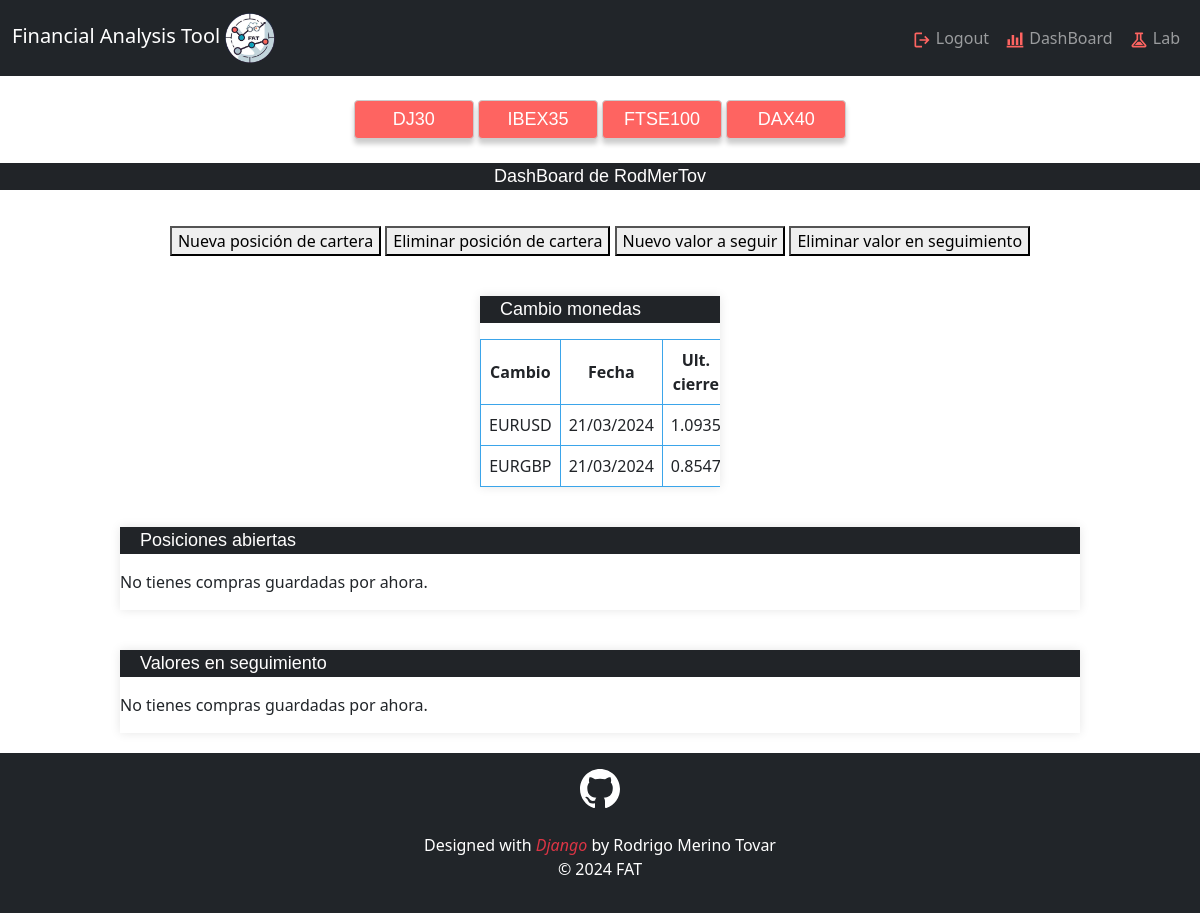
The app's page /dashboard/ (signed in) with its own data.
### Analysis/models.py (models this page shows, shortened)
class CambioMoneda(models.Model):
    id = models.AutoField(primary_key=True)
    ticker_forex = models.TextField(db_column='Ticker_forex')
    date = models.DateField(db_column='Date')
    ultimo_cierre = models.FloatField(db_column='Ultimo_cierre')
    objects = models.Manager()
    class Meta:
        managed = True

### DashBoard/views.py (the view, shortened to what this page needs)
# urls.py: path('dashboard/', dashboard, name="dashboard"),
@login_required
def dashboard(request):
    usuario = request.user.username
    compras_usuario = StockComprado.objects.filter(usuario=request.user)
    seguimiento_usuario = StockSeguimiento.objects.filter(usuario=request.user)
    eur_usd = CambioMoneda.objects.filter(ticker_forex='EURUSD')
    eur_gbp = CambioMoneda.objects.filter(ticker_forex='EURGBP')
    monedas = CambioMoneda.objects.all()
    if compras_usuario.exists() and seguimiento_usuario.exists():
        evol_cartera, evol_total = _evolucion_cartera(compras_usuario)
        stocks_en_seg = _stocks_en_seguimiento(seguimiento_usuario)
        context = {
            "usuario": usuario,
            "comprasUsuario": compras_usuario,
            "eur_usd": eur_usd[0].ultimo_cierre,
            "eur_gbp": eur_gbp[0].ultimo_cierre,
            "monedas": monedas,
            "evolCartera": evol_cartera,
            "evolTotal": evol_total,
            "seguimientoUsuario": seguimiento_usuario,
            "stocksEnSeg": stocks_en_seg,
            "comTieneDatos": True,
            "segTieneDatos": True,
        }
    else:
        context = {
            "usuario": usuario,
            "monedas": monedas,
            "comTieneDatos": False,
            "segTieneDatos": False,
        }
    return render(request, "dashboard.html", context)

### DashBoard/templates/dashboard.html (shortened to what this page needs)
{% extends 'base.html' %}
{% load static %}
{% block content %}
{% include 'includes/_botones_cabecera.html' %}
<link rel="stylesheet" type="text/css" href="{% static 'css/estilos_dashboard.css' %}">
<div>
    <br><p class="cabecera">DashBoard de {{ usuario }}</p>
</div>
<div class="fila">
    <div class="columna">
        {% include 'includes/_botones.html' %}
    </div>
</div>
<div class="fila">
    <div class="columna">
        {% include 'includes/_cambio_monedas.html' %}
    </div>
</div>
<div class="fila">
    <div class="columna">
        {% include 'includes/_evol_cartera.html' %}
    </div>
</div>
<div class="fila">
    <div class="columna">
        {% include 'includes/_en_seguimiento.html' %}
    </div>
</div>
{% endblock %}

### DashBoard/templates/includes/_cambio_monedas.html (shortened to what this page needs)
<div class="caja" style="width: 20%;">
    <p class="barra">Cambio monedas</p>
    <table>
        <thead>
            <tr>
                <th>Cambio</th>
                <th>Fecha</th>
                <th>Ult. cierre</th>
            </tr>
        </thead>
        <tbody>
            {% for moneda in monedas %}
                <tr>
                    <td>{{ moneda.ticker_forex }}</td>
                    <td>{{ moneda.date|date:"d/m/Y" }}</td>
                    <td>{{ moneda.ultimo_cierre|floatformat:4 }}</td>
                </tr>
            {% endfor %}
        </tbody>
    </table>
</div>

### static/css/estilos_base.css (style rules this page uses)
body { display: flex; flex-direction: column; min-height: 100vh; margin: 0; }

### static/css/estilos_dashboard.css (style rules this page uses)
.cabecera { background-color: #212428; color: #FFFEFE; font-size: 18px; font-family: 'Arial', sans-serif; text-align: center; }
.barra { width: 100%; background-color: #212428; color: #FFFEFE; font-size: 18px; font-family: 'Arial', sans-serif; padding-left: 20px; }
.fila { display: flex; flex-wrap: wrap; margin: 0 -15px; justify-content: center; }
.columna { flex: 1; padding: 0 15px; }
.caja { margin: 20px auto; overflow: hidden; box-shadow: 0 0 10px rgba(0, 0, 0, 0.1); }

### DashBoard/templates/includes/_cambio_monedas.html (style rules this page uses)
table { border-collapse: collapse; }
th, td { border: 1px solid #3BA5EA; padding: 8px; text-align: center; background-color: white; color: #212428; }

### DashBoard/templates/includes/_evol_cartera.html (style rules this page uses)
table { width: 100%; border-collapse: collapse; }
th, td { border: 1px solid #3BA5EA; padding: 8px; text-align: center; background-color: white; color: #212428; }

### DashBoard/templates/includes/_en_seguimiento.html (style rules this page uses)
table { width: 100%; border-collapse: collapse; }
th, td { border: 1px solid #3BA5EA; padding: 8px; text-align: center; background-color: white; color: #212428; }

### records on screen
CambioMoneda: ticker_forex "EURUSD", date "21/03/2024", ultimo_cierre "1.0935"
CambioMoneda: ticker_forex "EURGBP", date "21/03/2024", ultimo_cierre "0.8547"

### other values on screen
{{ usuario }} "RodMerTov"
